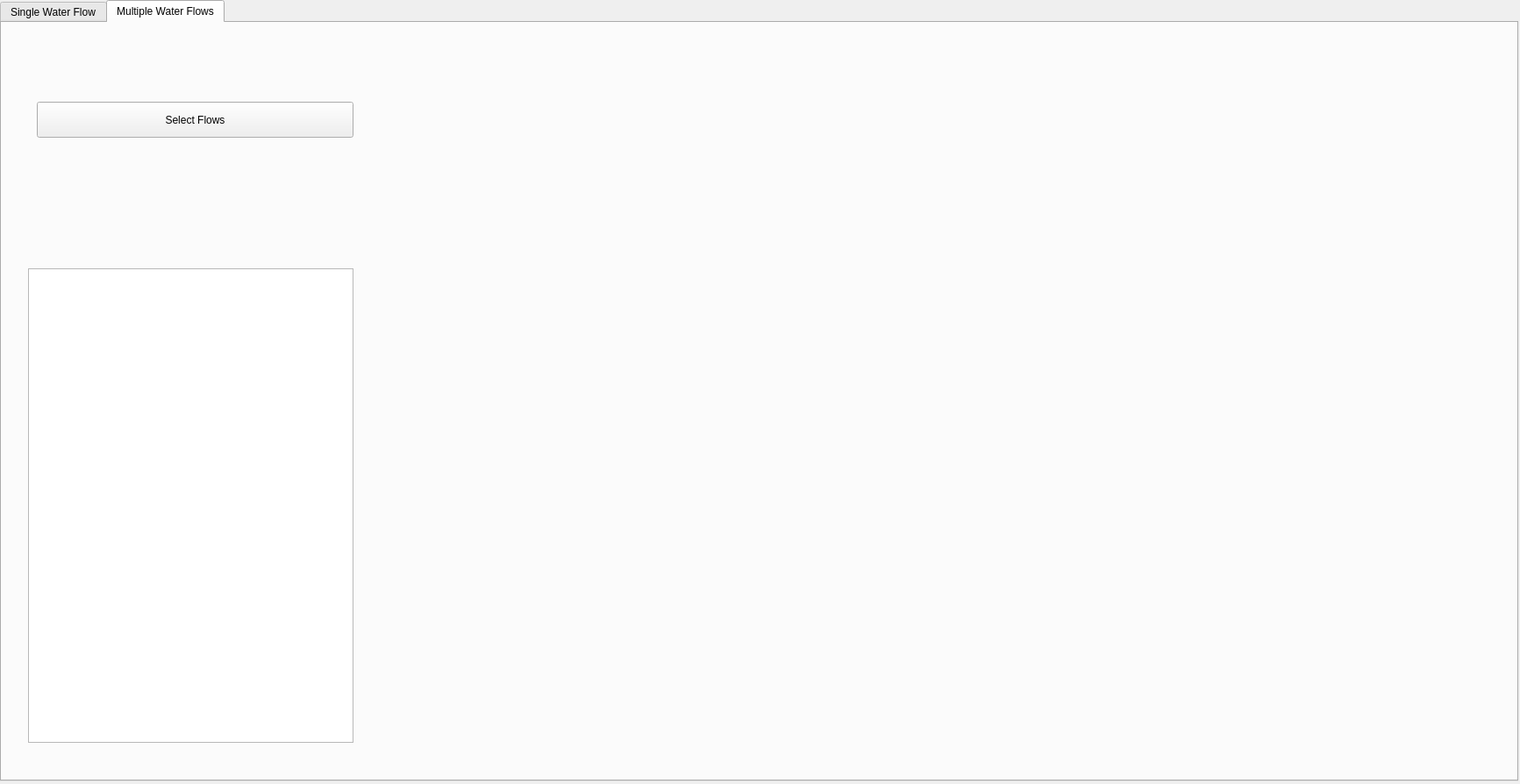
<?xml version="1.0" encoding="UTF-8"?>
<ui version="4.0">
 <class>Form</class>
 <widget class="QWidget" name="Form">
  <property name="geometry">
   <rect>
    <x>0</x>
    <y>0</y>
    <width>1733</width>
    <height>894</height>
   </rect>
  </property>
  <property name="windowTitle">
   <string>Data Analysis</string>
  </property>
  <widget class="QTabWidget" name="tabWidget">
   <property name="geometry">
    <rect>
     <x>0</x>
     <y>0</y>
     <width>1731</width>
     <height>891</height>
    </rect>
   </property>
   <property name="font">
    <font>
     <weight>50</weight>
     <bold>false</bold>
    </font>
   </property>
   <property name="mouseTracking">
    <bool>false</bool>
   </property>
   <property name="currentIndex">
    <number>1</number>
   </property>
   <widget class="QWidget" name="single_tab">
    <property name="font">
     <font>
      <weight>50</weight>
      <bold>false</bold>
     </font>
    </property>
    <attribute name="title">
     <string>Single Water Flow</string>
    </attribute>
    <widget class="QPushButton" name="select_button">
     <property name="geometry">
      <rect>
       <x>20</x>
       <y>50</y>
       <width>151</width>
       <height>23</height>
      </rect>
     </property>
     <property name="text">
      <string>Select Data</string>
     </property>
    </widget>
    <widget class="QLabel" name="static_label">
     <property name="geometry">
      <rect>
       <x>20</x>
       <y>120</y>
       <width>91</width>
       <height>21</height>
      </rect>
     </property>
     <property name="text">
      <string>Static:</string>
     </property>
    </widget>
    <widget class="QLabel" name="dyn_label">
     <property name="geometry">
      <rect>
       <x>20</x>
       <y>140</y>
       <width>91</width>
       <height>21</height>
      </rect>
     </property>
     <property name="text">
      <string>Dynamic:</string>
     </property>
    </widget>
    <widget class="QLabel" name="et_label">
     <property name="geometry">
      <rect>
       <x>20</x>
       <y>160</y>
       <width>91</width>
       <height>21</height>
      </rect>
     </property>
     <property name="text">
      <string>Emptying Time:</string>
     </property>
    </widget>
    <widget class="QLabel" name="droop_label">
     <property name="geometry">
      <rect>
       <x>20</x>
       <y>180</y>
       <width>91</width>
       <height>21</height>
      </rect>
     </property>
     <property name="text">
      <string>Droop:</string>
     </property>
    </widget>
    <widget class="QLabel" name="roi_label">
     <property name="geometry">
      <rect>
       <x>20</x>
       <y>200</y>
       <width>91</width>
       <height>21</height>
      </rect>
     </property>
     <property name="text">
      <string>Rate of Increase:</string>
     </property>
    </widget>
    <widget class="QLabel" name="data_name_label">
     <property name="geometry">
      <rect>
       <x>980</x>
       <y>30</y>
       <width>331</width>
       <height>51</height>
      </rect>
     </property>
     <property name="font">
      <font>
       <pointsize>16</pointsize>
       <weight>50</weight>
       <bold>false</bold>
      </font>
     </property>
     <property name="text">
      <string>Water Flow Data Name</string>
     </property>
     <property name="scaledContents">
      <bool>false</bool>
     </property>
     <property name="alignment">
      <set>Qt::AlignCenter</set>
     </property>
    </widget>
    <widget class="QLabel" name="surround_label">
     <property name="geometry">
      <rect>
       <x>20</x>
       <y>480</y>
       <width>251</width>
       <height>21</height>
      </rect>
     </property>
     <property name="text">
      <string>Surroundings:</string>
     </property>
    </widget>
    <widget class="QLabel" name="x_label">
     <property name="geometry">
      <rect>
       <x>20</x>
       <y>510</y>
       <width>47</width>
       <height>13</height>
      </rect>
     </property>
     <property name="text">
      <string>Index</string>
     </property>
    </widget>
    <widget class="QLabel" name="y_label">
     <property name="geometry">
      <rect>
       <x>190</x>
       <y>510</y>
       <width>47</width>
       <height>13</height>
      </rect>
     </property>
     <property name="text">
      <string>Pressure</string>
     </property>
    </widget>
    <widget class="QLabel" name="static_change">
     <property name="geometry">
      <rect>
       <x>140</x>
       <y>120</y>
       <width>121</width>
       <height>21</height>
      </rect>
     </property>
     <property name="text">
      <string/>
     </property>
    </widget>
    <widget class="QLabel" name="dyn_change">
     <property name="geometry">
      <rect>
       <x>140</x>
       <y>140</y>
       <width>121</width>
       <height>21</height>
      </rect>
     </property>
     <property name="text">
      <string/>
     </property>
    </widget>
    <widget class="QLabel" name="emp_change">
     <property name="geometry">
      <rect>
       <x>140</x>
       <y>160</y>
       <width>161</width>
       <height>21</height>
      </rect>
     </property>
     <property name="text">
      <string/>
     </property>
    </widget>
    <widget class="QLabel" name="dr_change">
     <property name="geometry">
      <rect>
       <x>140</x>
       <y>180</y>
       <width>191</width>
       <height>21</height>
      </rect>
     </property>
     <property name="text">
      <string/>
     </property>
    </widget>
    <widget class="QLabel" name="roi_change">
     <property name="geometry">
      <rect>
       <x>140</x>
       <y>200</y>
       <width>191</width>
       <height>21</height>
      </rect>
     </property>
     <property name="text">
      <string/>
     </property>
    </widget>
    <widget class="MplWidget" name="mplwid" native="true">
     <property name="geometry">
      <rect>
       <x>550</x>
       <y>100</y>
       <width>1161</width>
       <height>671</height>
      </rect>
     </property>
    </widget>
    <widget class="QPushButton" name="sel_button">
     <property name="geometry">
      <rect>
       <x>190</x>
       <y>20</y>
       <width>171</width>
       <height>21</height>
      </rect>
     </property>
     <property name="text">
      <string>Choose a tank</string>
     </property>
    </widget>
    <widget class="QLabel" name="x_label_2">
     <property name="geometry">
      <rect>
       <x>20</x>
       <y>530</y>
       <width>47</width>
       <height>13</height>
      </rect>
     </property>
     <property name="text">
      <string/>
     </property>
    </widget>
    <widget class="QLabel" name="x_label_3">
     <property name="geometry">
      <rect>
       <x>20</x>
       <y>550</y>
       <width>47</width>
       <height>13</height>
      </rect>
     </property>
     <property name="text">
      <string/>
     </property>
    </widget>
    <widget class="QLabel" name="x_label_4">
     <property name="geometry">
      <rect>
       <x>20</x>
       <y>570</y>
       <width>47</width>
       <height>13</height>
      </rect>
     </property>
     <property name="text">
      <string/>
     </property>
    </widget>
    <widget class="QLabel" name="x_label_5">
     <property name="geometry">
      <rect>
       <x>20</x>
       <y>590</y>
       <width>47</width>
       <height>13</height>
      </rect>
     </property>
     <property name="text">
      <string/>
     </property>
    </widget>
    <widget class="QLabel" name="x_label_6">
     <property name="geometry">
      <rect>
       <x>20</x>
       <y>610</y>
       <width>47</width>
       <height>13</height>
      </rect>
     </property>
     <property name="text">
      <string/>
     </property>
    </widget>
    <widget class="QLabel" name="x_label_7">
     <property name="geometry">
      <rect>
       <x>20</x>
       <y>630</y>
       <width>47</width>
       <height>13</height>
      </rect>
     </property>
     <property name="text">
      <string/>
     </property>
    </widget>
    <widget class="QLabel" name="x_label_8">
     <property name="geometry">
      <rect>
       <x>20</x>
       <y>650</y>
       <width>47</width>
       <height>13</height>
      </rect>
     </property>
     <property name="text">
      <string/>
     </property>
    </widget>
    <widget class="QLabel" name="x_label_9">
     <property name="geometry">
      <rect>
       <x>20</x>
       <y>670</y>
       <width>47</width>
       <height>13</height>
      </rect>
     </property>
     <property name="text">
      <string/>
     </property>
    </widget>
    <widget class="QLabel" name="x_label_10">
     <property name="geometry">
      <rect>
       <x>20</x>
       <y>690</y>
       <width>47</width>
       <height>13</height>
      </rect>
     </property>
     <property name="text">
      <string/>
     </property>
    </widget>
    <widget class="QLabel" name="x_label_11">
     <property name="geometry">
      <rect>
       <x>20</x>
       <y>710</y>
       <width>47</width>
       <height>13</height>
      </rect>
     </property>
     <property name="text">
      <string/>
     </property>
    </widget>
    <widget class="QLabel" name="x_label_12">
     <property name="geometry">
      <rect>
       <x>20</x>
       <y>730</y>
       <width>47</width>
       <height>13</height>
      </rect>
     </property>
     <property name="text">
      <string/>
     </property>
    </widget>
    <widget class="QLabel" name="y_label_2">
     <property name="geometry">
      <rect>
       <x>190</x>
       <y>530</y>
       <width>171</width>
       <height>16</height>
      </rect>
     </property>
     <property name="text">
      <string/>
     </property>
    </widget>
    <widget class="QLabel" name="y_label_3">
     <property name="geometry">
      <rect>
       <x>190</x>
       <y>550</y>
       <width>221</width>
       <height>16</height>
      </rect>
     </property>
     <property name="text">
      <string/>
     </property>
    </widget>
    <widget class="QLabel" name="y_label_4">
     <property name="geometry">
      <rect>
       <x>190</x>
       <y>570</y>
       <width>301</width>
       <height>16</height>
      </rect>
     </property>
     <property name="text">
      <string/>
     </property>
    </widget>
    <widget class="QLabel" name="y_label_5">
     <property name="geometry">
      <rect>
       <x>190</x>
       <y>590</y>
       <width>251</width>
       <height>16</height>
      </rect>
     </property>
     <property name="text">
      <string/>
     </property>
    </widget>
    <widget class="QLabel" name="y_label_6">
     <property name="geometry">
      <rect>
       <x>190</x>
       <y>610</y>
       <width>261</width>
       <height>16</height>
      </rect>
     </property>
     <property name="text">
      <string/>
     </property>
    </widget>
    <widget class="QLabel" name="y_label_7">
     <property name="geometry">
      <rect>
       <x>190</x>
       <y>630</y>
       <width>221</width>
       <height>16</height>
      </rect>
     </property>
     <property name="text">
      <string/>
     </property>
    </widget>
    <widget class="QLabel" name="y_label_8">
     <property name="geometry">
      <rect>
       <x>190</x>
       <y>650</y>
       <width>251</width>
       <height>16</height>
      </rect>
     </property>
     <property name="text">
      <string/>
     </property>
    </widget>
    <widget class="QLabel" name="y_label_9">
     <property name="geometry">
      <rect>
       <x>190</x>
       <y>670</y>
       <width>221</width>
       <height>16</height>
      </rect>
     </property>
     <property name="text">
      <string/>
     </property>
    </widget>
    <widget class="QLabel" name="y_label_10">
     <property name="geometry">
      <rect>
       <x>190</x>
       <y>690</y>
       <width>161</width>
       <height>16</height>
      </rect>
     </property>
     <property name="text">
      <string/>
     </property>
    </widget>
    <widget class="QLabel" name="y_label_11">
     <property name="geometry">
      <rect>
       <x>190</x>
       <y>710</y>
       <width>151</width>
       <height>16</height>
      </rect>
     </property>
     <property name="text">
      <string/>
     </property>
    </widget>
    <widget class="QLabel" name="y_label_12">
     <property name="geometry">
      <rect>
       <x>190</x>
       <y>730</y>
       <width>191</width>
       <height>16</height>
      </rect>
     </property>
     <property name="text">
      <string/>
     </property>
    </widget>
    <widget class="QPushButton" name="sel_button_2">
     <property name="geometry">
      <rect>
       <x>190</x>
       <y>50</y>
       <width>171</width>
       <height>21</height>
      </rect>
     </property>
     <property name="text">
      <string>Choose an injector</string>
     </property>
    </widget>
    <widget class="QPushButton" name="sel_button_3">
     <property name="geometry">
      <rect>
       <x>190</x>
       <y>80</y>
       <width>171</width>
       <height>21</height>
      </rect>
     </property>
     <property name="text">
      <string>Choose high pressure (don't click)</string>
     </property>
    </widget>
    <widget class="QPushButton" name="save_data">
     <property name="geometry">
      <rect>
       <x>20</x>
       <y>230</y>
       <width>341</width>
       <height>21</height>
      </rect>
     </property>
     <property name="text">
      <string>Save Data</string>
     </property>
    </widget>
   </widget>
   <widget class="QWidget" name="multiple_tab">
    <attribute name="title">
     <string>Multiple Water Flows</string>
    </attribute>
    <widget class="MplWidget" name="multi_graph" native="true">
     <property name="geometry">
      <rect>
       <x>450</x>
       <y>70</y>
       <width>1261</width>
       <height>781</height>
      </rect>
     </property>
    </widget>
    <widget class="QPushButton" name="mul_sel">
     <property name="geometry">
      <rect>
       <x>40</x>
       <y>90</y>
       <width>361</width>
       <height>41</height>
      </rect>
     </property>
     <property name="text">
      <string>Select Flows</string>
     </property>
    </widget>
    <widget class="QTableView" name="tableView">
     <property name="geometry">
      <rect>
       <x>30</x>
       <y>280</y>
       <width>371</width>
       <height>541</height>
      </rect>
     </property>
    </widget>
   </widget>
  </widget>
 </widget>
 <customwidgets>
  <customwidget>
   <class>MplWidget</class>
   <extends>QWidget</extends>
   <header location="global">mplwidget.h</header>
   <container>1</container>
  </customwidget>
 </customwidgets>
 <resources/>
 <connections/>
</ui>
